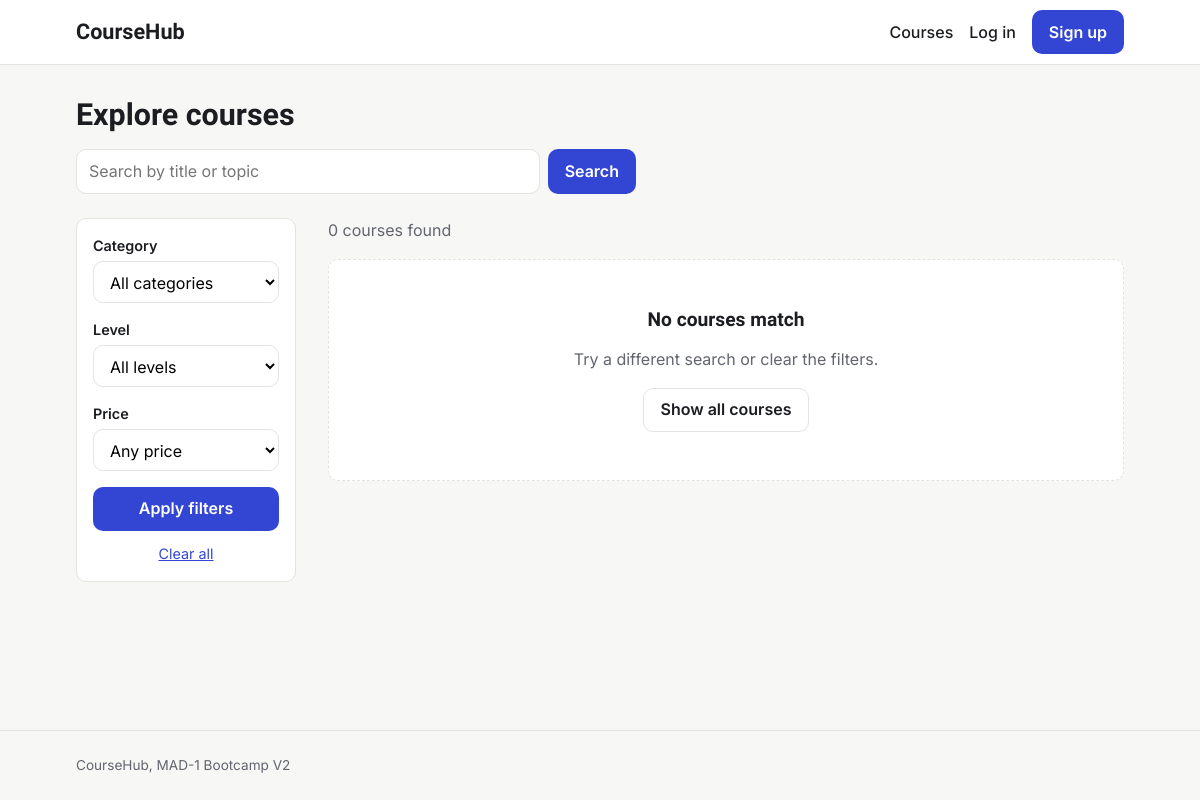
/courses, run on an earlier commit of the app's database.
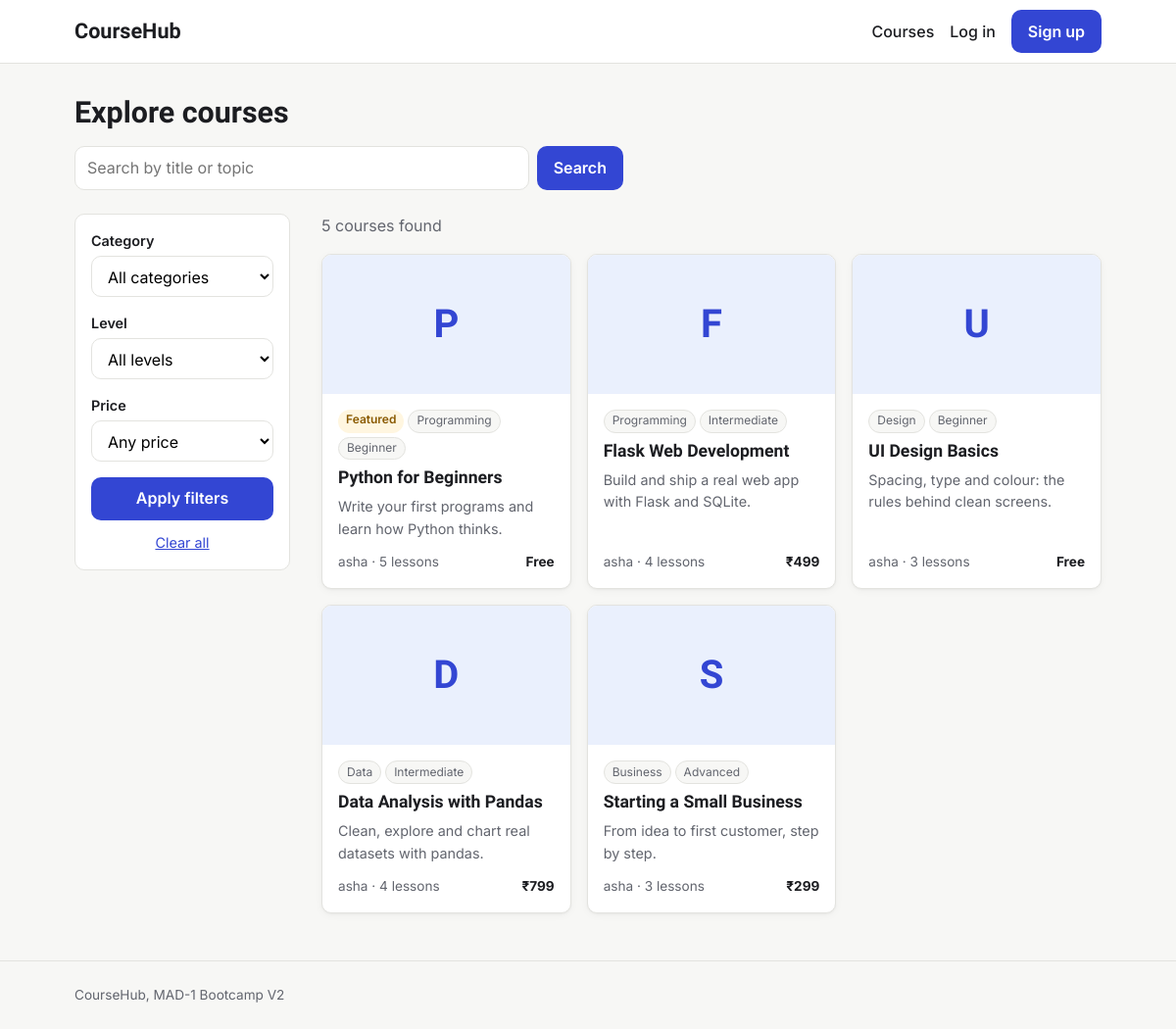
And on a later commit of the database.
### models.py (models this page shows, shortened)
class Course(db.Model):
    id = db.Column(db.Integer, primary_key=True)
    title = db.Column(db.String(200), nullable=False)
    slug = db.Column(db.String(200), unique=True, nullable=False)
    description = db.Column(db.Text)
    short_description = db.Column(db.String(500))
    thumbnail = db.Column(db.String(300))
    price = db.Column(db.Float, default=0.0)
    category = db.Column(db.String(50))
    level = db.Column(db.String(20))
    is_published = db.Column(db.Boolean, default=False)
    is_featured = db.Column(db.Boolean, default=False)
    instructor_id = db.Column(db.Integer, db.ForeignKey("user.id"), nullable=False)
    created_at = db.Column(db.DateTime, default=utc_now)
    updated_at = db.Column(db.DateTime, default=utc_now, onupdate=utc_now)
    lessons = db.relationship(
        "Lesson",
        backref="course",
        cascade="all, delete-orphan",
        order_by="Lesson.order",
    )
    enrollments = db.relationship(
        "Enrollment", backref="course", cascade="all, delete-orphan"
    )

class User(db.Model):
    id = db.Column(db.Integer, primary_key=True)
    username = db.Column(db.String(80), unique=True, nullable=False)
    email = db.Column(db.String(120), unique=True, nullable=False)
    password_hash = db.Column(db.String(256), nullable=False)
    role = db.Column(db.String(20), nullable=False, default="student")
    bio = db.Column(db.Text)
    avatar = db.Column(db.String(200))
    created_at = db.Column(db.DateTime, default=utc_now)
    is_active = db.Column(db.Boolean, default=True)
    taught_courses = db.relationship("Course", backref="instructor", lazy=True)
    enrollments = db.relationship(
        "Enrollment", backref="student", cascade="all, delete-orphan"
    )
    completions = db.relationship(
        "LessonCompletion", backref="student", cascade="all, delete-orphan"
    )

### routes/courses.py (the view, shortened to what this page needs)
@bp.route("/courses")
def course_list():
    filters = {
        "q": request.args.get("q", "").strip(),
        "category": request.args.get("category", ""),
        "level": request.args.get("level", ""),
        "price": request.args.get("price", ""),
    }
    query = db.select(Course).where(Course.is_published.is_(True))
    if filters["category"] in CATEGORIES:
        query = query.where(Course.category == filters["category"])
    if filters["level"] in LEVELS:
        query = query.where(Course.level == filters["level"])
    if filters["price"] == "free":
        query = query.where(Course.price == 0)
    elif filters["price"] == "paid":
        query = query.where(Course.price > 0)
    query = query.order_by(Course.is_featured.desc(), Course.created_at.desc())
    page = db.paginate(query, per_page=9, error_out=False)
    return render_template(
        "course_list.html",
        page=page,
        filters=filters,
        categories=CATEGORIES,
        levels=LEVELS,
    )

### templates/course_list.html (shortened to what this page needs)
{% extends "base.html" %}
{% from "macros.html" import pagination with context %}
{% block content %}
<div class="page-header">
  <h1>Explore courses</h1>
  <form class="search-bar" action="{{ url_for('courses.course_list') }}" method="get" role="search">
    <input id="q" name="q" type="search" value="{{ filters.q }}" placeholder="Search by title or topic">
    <button type="submit" class="btn btn-primary">Search</button>
  </form>
</div>
<div class="catalog">
  <aside class="filters">
    <form action="{{ url_for('courses.course_list') }}" method="get">
      <div class="field">
        <label for="category">Category</label>
        <select id="category" name="category">
          <option value="">All categories</option>
        </select>
      </div>
      <div class="field">
        <label for="level">Level</label>
        <select id="level" name="level">
          <option value="">All levels</option>
        </select>
      </div>
      <div class="field">
        <label for="price">Price</label>
        <select id="price" name="price">
          <option value="">Any price</option>
        </select>
      </div>
      <button type="submit" class="btn btn-primary btn-block">Apply filters</button>
      <a class="clear-link" href="{{ url_for('courses.course_list') }}">Clear all</a>
    </form>
  </aside>
  <section aria-label="Course results">
    <p class="muted result-count">{{ page.total }} course{{ '' if page.total == 1 else 's' }} found</p>
    {% if page.items %}
      <div class="course-grid">
        {% for course in page.items %}
          <article class="course-card">
            <a href="{{ url_for('courses.course_detail', slug=course.slug) }}" class="course-thumb" aria-hidden="true" tabindex="-1">
              {% if course.thumbnail %}
                <img src="{{ course.thumbnail }}" alt="">
              {% else %}
                <span>{{ course.title[0] }}</span>
              {% endif %}
            </a>
            <div class="course-body">
              <div class="tags">
                {% if course.is_featured %}<span class="badge badge-featured">Featured</span>{% endif %}
                {% if course.category %}<span class="tag">{{ course.category|capitalize }}</span>{% endif %}
                {% if course.level %}<span class="tag">{{ course.level|capitalize }}</span>{% endif %}
              </div>
              <h2><a href="{{ url_for('courses.course_detail', slug=course.slug) }}">{{ course.title }}</a></h2>
              <p class="muted">{{ course.short_description or '' }}</p>
              <div class="course-meta">
                <span>{{ course.instructor.username }} · {{ course.lessons|length }} lessons</span>
                <strong>{{ course.price|price }}</strong>
              </div>
            </div>
          </article>
        {% endfor %}
      </div>
    {% else %}
      <div class="empty-state">
        <h2>No courses match</h2>
        <p class="muted">Try a different search or clear the filters.</p>
        <a class="btn btn-secondary" href="{{ url_for('courses.course_list') }}">Show all courses</a>
      </div>
    {% endif %}
  </section>
</div>
{% endblock %}

What changed in the data, as far as the page shows it:
added Course: title "P", is_featured "Featured", category "Programming", level "Beginner", title "Python for Beginners", short_description "Write your first programs and learn how Python thinks.", instructor.username "asha", lessons|length "5", price "Free"
added Course: title "F", category "Programming", level "Intermediate", title "Flask Web Development", short_description "Build and ship a real web app with Flask and SQLite.", instructor.username "asha", lessons|length "4", price "₹499"
added Course: title "U", category "Design", level "Beginner", title "UI Design Basics", short_description "Spacing, type and colour: the rules behind clean screens.", instructor.username "asha", lessons|length "3", price "Free"
added Course: title "D", category "Data", level "Intermediate", title "Data Analysis with Pandas", short_description "Clean, explore and chart real datasets with pandas.", instructor.username "asha", lessons|length "4", price "₹799"
added Course: title "S", category "Business", level "Advanced", title "Starting a Small Business", short_description "From idea to first customer, step by step.", instructor.username "asha", lessons|length "3", price "₹299"
Also different on the page:
{{ page.total }}: "0" → "5"
text no longer shown: "No courses match Try a different search or clear the filters. Show all courses"
